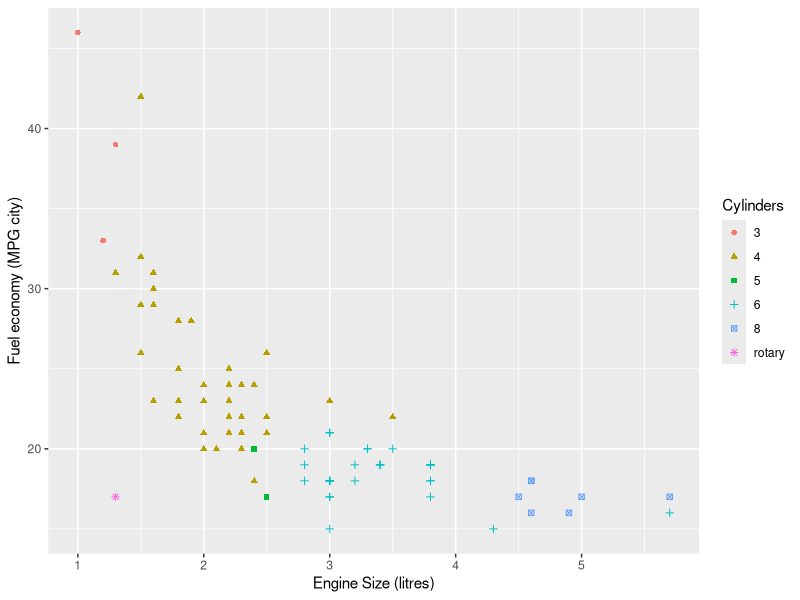
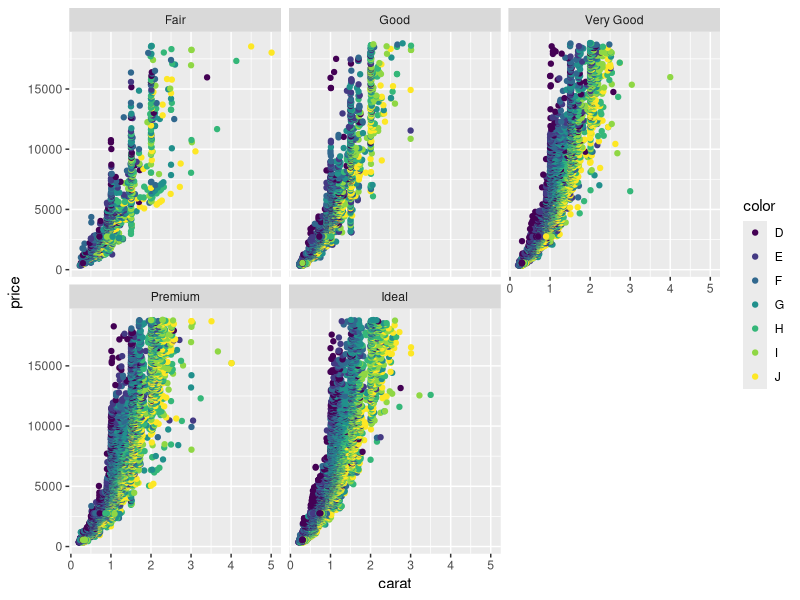

The R script that drew these images, in order:
## ---- chunk 1
knitr::opts_chunk$set(echo = TRUE)
library(MASS)
library(plyr)
library(ggplot2)
## ---- chunk 2
qplot(x=EngineSize, y=MPG.city, data=Cars93, colour=Cylinders, shape=Cylinders, xlab="Engine Size (litres)", ylab="Fuel economy (MPG city)")
## ---- chunk 3


diamonds.plot <- ggplot(data=diamonds, aes(x=carat, y=price, colour=color))
diamonds.plot + geom_point() + facet_wrap(~ cut)



